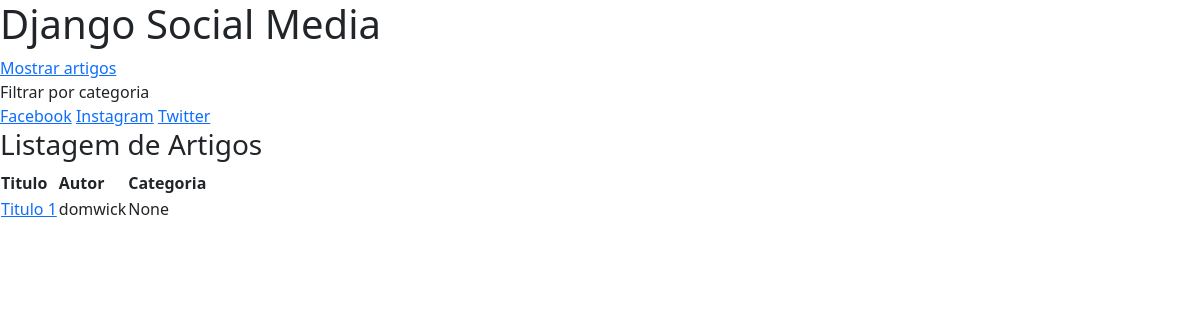
The page /posts/?category_id=2 on the database its author committed.
### my_app/models.py (models this page shows, shortened)
class Category(models.Model):
  name = models.CharField(max_length=10, verbose_name='Categoria')
  description = models.TextField(null=True, blank=True)
  class Meta:
    verbose_name = 'Categoria'

class Post(models.Model):
  title = models.CharField(max_length=15, verbose_name='Título')
  subtitle = models.CharField(max_length=30, null=True, blank=True, verbose_name='Subtítulo')
  content = models.TextField(verbose_name='Conteúdo')
  user = models.ForeignKey(User, on_delete=models.SET_NULL, null=True, verbose_name='Autor')
  categories = models.ManyToManyField(Category)
  class Meta:
    verbose_name = 'Artigo'

### my_app/views.py (the view)
# urls.py: path('posts/', views.posts_list, name='posts_list')
def posts_list(request):
  if 'category_id' in request.GET:
    posts = Post.objects.filter(categories=request.GET['category_id'])
  else:
    posts = Post.objects.all()
  categories = Category.objects.all()
  return render(request, 'posts_list.html',
                {'posts': posts, 'categories': categories})

### templates/posts_list.html (shortened to what this page needs)
{%extends 'layout.html'%}
{%block content%}
<h3>Listagem de Artigos</h3>
<table>
  <tr>
    <th>Titulo</th>
    <th>Autor</th>
    <th>Categoria</th>
  </tr>
  {%for post in posts%}
  <tr>
    <td>
      <a href="{% url 'post_id' post.id%}">
        {{post.title}}
    </td>
    <td>{{post.user}}</td>
    <td>{{post.categories.name}}</td>
  </tr>
  {%endfor%}
</table>
{%endblock%}

### templates/layout.html (shortened to what this page needs)
<!DOCTYPE html>
<html lang="en">
<head>
  <link href="https://cdn.jsdelivr.net/npm/bootstrap@5.3.2/dist/css/bootstrap.min.css" rel="stylesheet"
>
</head>
<body>
  <h1>Django Social Media</h1>
  <nav>
    <a href="{% url 'posts_list'%}">Mostrar artigos</a>
  </nav>
  Filtrar por categoria
  <nav>
    {%for category in categories%}
    <a href="{% url 'posts_list'%}?category_id={{category.id}}">{{category.name}}</a>
    {%endfor%}
  </nav>
  {%block content%}
  {%endblock%}
</body>
</html>

### rows shown on the page
Category: name "Facebook"
Category: name "Instagram"
Category: name "Twitter"
Post: title "Titulo 1", user "domwick", categories.name "None"
